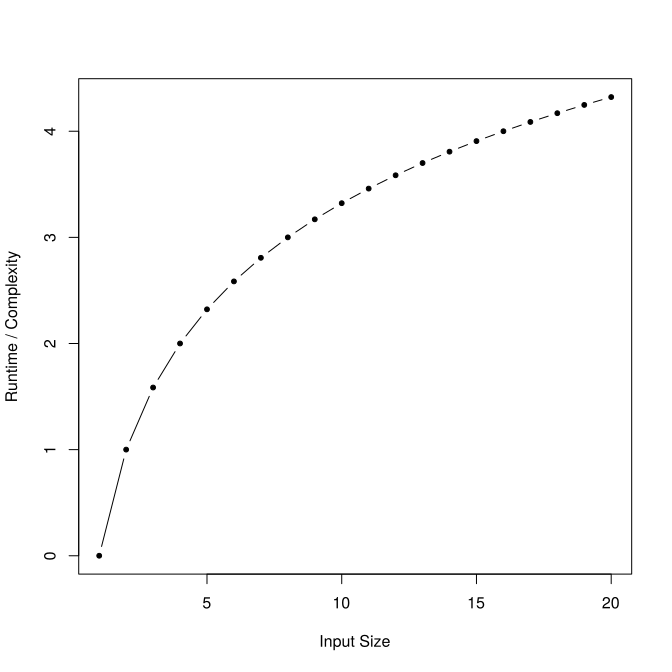

This chart was generated by the following R code:
x <- 1:20
y <- log2(x)

svg("logarithmic.svg")

plot(x, y, type = "b", xlab = "Input Size", ylab = "Runtime / Complexity", pch = 20)
